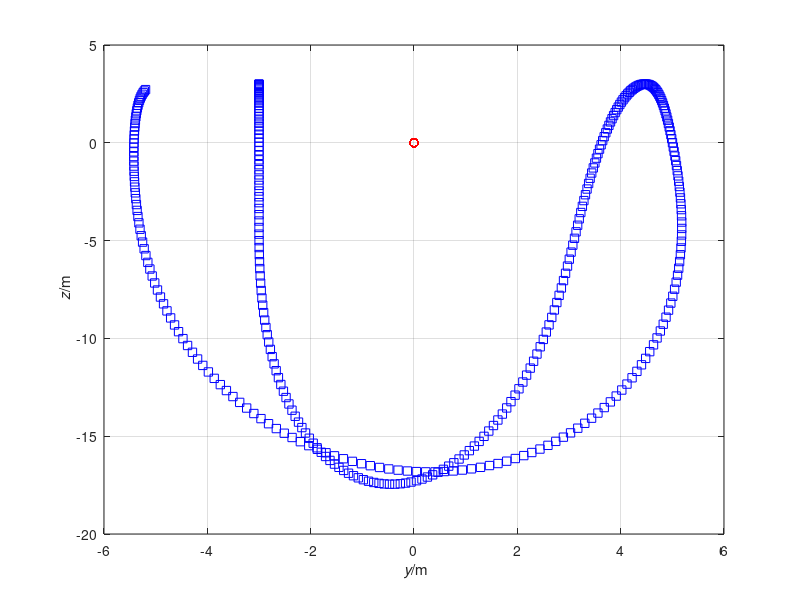

This figure's MATLAB source:
%%% Simulation of two bodies connected by non-Hookean material in 2D
%% Coordinates (t, y, z)

%% Constants
ma = 2;	    % kg: mass of object a
mb = 5000;  % kg: mass of object b
g = 9.81;   % N/kg: gravitational acceleration
ln = 5;	    % m: natural length
k = 5;	    % N/m: spring constant

%% Initial conditions
t = 0;	       % s: initial time
ra = [-3, 3];  % m: initial position of object a
rb = [0, 0];   % m: initial position of object b
va = [0, 0];   % m/s: initial velocity of object a
vb = [0, 0];   % m/s: initial velocity of object b

%% Boundary conditions
Ga = -ma * g * [0, 1];	    % N: gravity supply on object a
Gb = -mb * g * [0, 1] * 0;  % N: gravity supply on object b

%% Parameters for time loop
t1 = 10;     % s: final time
dt = 0.001;  % s: time step %@

%% Plotting
dtplot = t1/360;  % time interval between plots
tplot = dtplot;	  % time for next plot
figure
plot(ra(1), ra(2), 'sb')
hold on; grid on
plot(rb(1), rb(2), 'or')
xlabel('{\it y}/m'); ylabel('{\it z}/m') %@

%% State: ra, rb, va, vb
%% Numerical time integration
while t < t1
  %% constitutive relations
  Pa = ma * va;
  Pb = ma * vb;
  l = norm(ra - rb); % calculation of present length
  if l < ln
    Fxa = [0, 0]; % momentum flux from spring to a, y comp.
  else
    Fxa = -k * (l - ln) * (ra - rb)/l;
  end
  Fxb = -Fxa; % balance of momentum for Hookean material

  %% balances
  t = t + dt;
  Pa = Pa + (Fxa + Ga) * dt;
  Pb = Pb + (Fxb + Gb) * dt;
  ra = ra + va * dt;
  rb = rb + vb * dt;

  %% constitutive relations
  va = Pa / ma;
  vb = Pb / mb; %@

  %% plot
  if t > tplot
    plot(ra(1), ra(2), 'sb')
    plot(rb(1), rb(2), 'or')
    pause(0)
    tplot = tplot + dtplot;
  end %@
end
